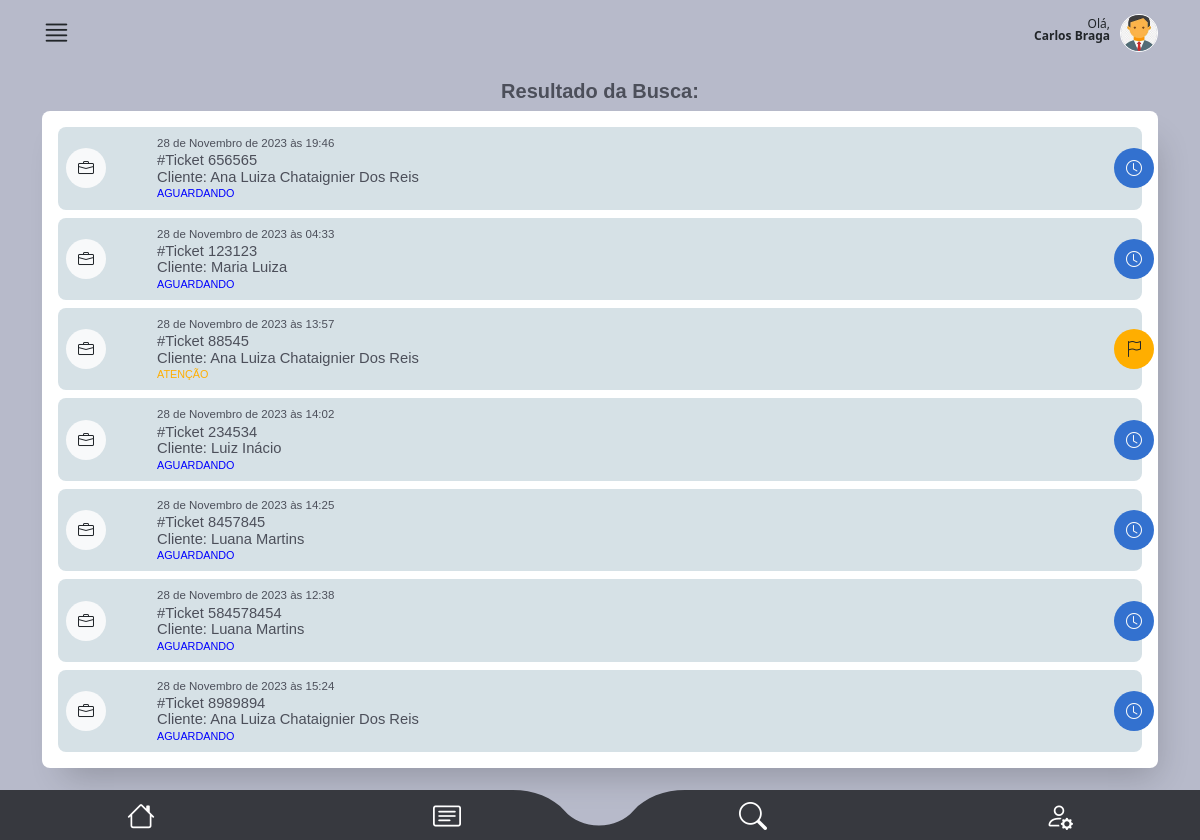
Before: /main/tela_busca_resultado/ (signed in) with the older database file.
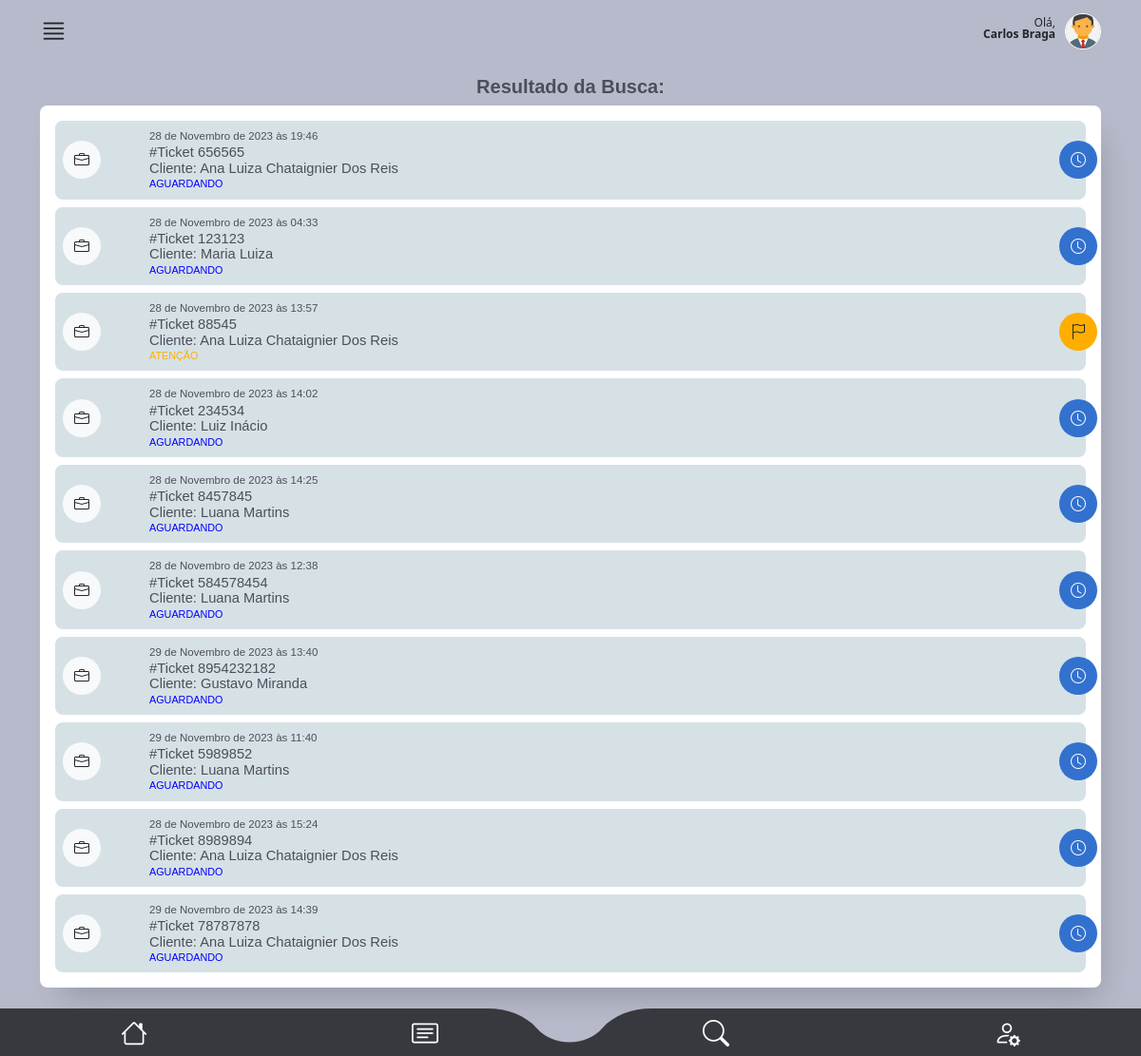
After: the same page with the newer database file.
### staff/models.py (models this page shows, shortened)
class OrdemDeServico(models.Model):
    ticket = models.CharField(max_length=200, unique=True)
    tecnico = models.ForeignKey(
        CustomUser,
        on_delete=models.CASCADE,
        related_name="ordens_técnico",
        null=True,
        default=None,
    )
    staff = models.ForeignKey(
        CustomUser, on_delete=models.CASCADE, related_name="ordens_staff"
    )
    descricao = models.TextField(max_length=600)
    previsao_chegada = models.DateTimeField(editable=True)
    previsao_execucao = models.DateTimeField(editable=True)
    material = models.CharField(max_length=100, validators=[MinLengthValidator(3)])
    equipamento = models.CharField(max_length=100, validators=[MinLengthValidator(3)])
    data_criacao = models.DateTimeField(auto_now_add=True)
    cliente = models.ForeignKey(Cliente, on_delete=models.CASCADE)
    endereco = models.ForeignKey(Endereco, on_delete=models.CASCADE)
    contrato = models.CharField(max_length=700, null=True, blank=True)
    atividade = models.CharField(max_length=50, choices=ACTIVITY_CHOICES)
    status_tecnico = models.CharField(max_length=50, choices=TECNICAL_CHOICES)
    status = models.CharField(
        max_length=10, choices=STATUS_CHOICES, default="Aguardando"
    )
    atraso_em_minutos = models.CharField(max_length=50, choices=ATRASO_CHOICES)
    atraso_descricao = models.TextField(max_length=400)
    descricao_reagendamento = models.TextField(max_length=400)
    vezes_reagendada = models.IntegerField(default=0)
    aceite = models.BooleanField(default=False)

class Cliente(models.Model):
    nome = models.CharField(max_length=50, validators=[MinLengthValidator(3)])
    rg = models.CharField(max_length=12, validators=[MinLengthValidator(3)])
    telefone1 = models.CharField(max_length=15, validators=[MinLengthValidator(3)])
    telefone2 = models.CharField(max_length=15, validators=[MinLengthValidator(3)])

### main/views.py (the view, shortened to what this page needs)
@user_passes_test(is_tecnico)
def tela_busca_resultado(request):
    try:
        ordens = OrdemDeServico.objects.filter(
            tecnico=request.user,
            status__in=["Atenção", "Urgente", "Aguardando", "Concluído"],
            aceite=True,
        )
        return render(request, "tela_busca_resultado.html", {"ordens": ordens})
    except Exception as e:
        return render(request, "error.html", {"error_message": str(e)})

### main/helpers.py (called while the page is built)
def is_tecnico(user):
    return user.groups.filter(name="Técnico").exists()

### main/templates/tela_busca_resultado.html (shortened to what this page needs)
{% extends "base2.html" %}
{%load static%}
{% block rest %}
<section id="oc_lista">
    <div class="container">
      <div class="row">
        <div class="col-10 offset-1 text-center mt-3">
          <h5 class="font-bold color04">Resultado da Busca:</h5>
        </div>
      </div>
      <div class="listas_here box-shadow">
        <div class="tab-content" id="pills-tabContent">
            <div class="tab-pane pt-3 fade show active" id="pills-01" role="tabpanel" aria-labelledby="pills-home-tab" tabindex="0">
        {% if ordens %}
            {% for ordem in ordens %}
              <div class="oc_lista_item">
                <a href="{% url 'os_detail2' ordem.id %}" class="a-whole"></a>
                <div class="row">
                    <div class="col-2 col-md-1">
                        <div class="icon bg-light"><i class="bi bi-briefcase text-dark"></i></div>
                    </div>
                    <div class="col-9 col-md-11">
                        <div class="oc_l_data color04 font-light">{{ordem.previsao_chegada}}</div>
                        <div class="oc_l_nome font-medium color04">#Ticket {{ordem.ticket}}</div>
                        <div class="oc_l_nome font-medium color04">Cliente: {{ordem.cliente.nome}}</div>
                        <div class="oc_l_status font-medium {% if ordem.status == 'Urgente' %}color-red{% elif ordem.status == 'Atenção' %}color-yellow{% elif ordem.status == 'Aguardando' %}color-blue{% elif ordem.status == 'Concluído' %}color-green{% endif %}">{{ ordem.status }}</div>
                    </div>
                    {% if ordem.status == "Urgente" %}
                    <div class="status_icon bg05 text-light">
                        <i class="bi bi-exclamation-triangle-fill"></i>
                    </div>
                {% elif ordem.status == "Atenção" %}
                    <div class="status_icon bg06 text-dark">
                        <i class="bi bi-flag"></i>
                    </div>
                {% elif ordem.status == "Aguardando" %}
                    <div class="status_icon bg01 text-light">
                        <i class="bi bi-clock"></i>
                    </div>
                    {% elif ordem.status == "Concluído" %}
                    <div class="status_icon bg02 text-light">
                      <i class="bi bi-check-circle"></i>
                  </div>
                {% endif %}
                </div>
              </div>
              {% endfor %}
            {% endif %}
            </div>
        </div>
    </div>
    </div>
  </section>
{% endblock %}

Changed rows visible on the page:
now on this page (row edited): OrdemDeServico: previsao_chegada "29 de Novembro de 2023 às 13:40", ticket "8954232182", cliente.nome "Gustavo Miranda", status "AGUARDANDO"
now on this page (row edited): OrdemDeServico: previsao_chegada "29 de Novembro de 2023 às 11:40", ticket "5989852", cliente.nome "Luana Martins", status "AGUARDANDO"
added OrdemDeServico: previsao_chegada "29 de Novembro de 2023 às 14:39", ticket "78787878", cliente.nome "Ana Luiza Chataignier Dos Reis", status "AGUARDANDO"
